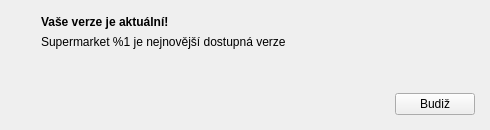
<?xml version="1.0" encoding="UTF-8"?>
<ui version="4.0">
 <author>samnung</author>
 <class>updateActual</class>
 <widget class="QWidget" name="updateActual">
  <property name="geometry">
   <rect>
    <x>0</x>
    <y>0</y>
    <width>490</width>
    <height>130</height>
   </rect>
  </property>
  <property name="sizePolicy">
   <sizepolicy hsizetype="Fixed" vsizetype="Fixed">
    <horstretch>0</horstretch>
    <verstretch>0</verstretch>
   </sizepolicy>
  </property>
  <property name="windowTitle">
   <string/>
  </property>
  <property name="locale">
   <locale language="Czech" country="CzechRepublic"/>
  </property>
  <layout class="QHBoxLayout" name="horizontalLayout">
   <property name="margin">
    <number>15</number>
   </property>
   <item>
    <layout class="QVBoxLayout" name="verticalLayout_2">
     <item>
      <widget class="QLabel" name="icon">
       <property name="sizePolicy">
        <sizepolicy hsizetype="Preferred" vsizetype="Preferred">
         <horstretch>0</horstretch>
         <verstretch>0</verstretch>
        </sizepolicy>
       </property>
       <property name="maximumSize">
        <size>
         <width>75</width>
         <height>75</height>
        </size>
       </property>
       <property name="text">
        <string/>
       </property>
       <property name="pixmap">
        <pixmap resource="resource.qrc">:/img/icon.png</pixmap>
       </property>
       <property name="scaledContents">
        <bool>true</bool>
       </property>
       <property name="alignment">
        <set>Qt::AlignHCenter|Qt::AlignTop</set>
       </property>
      </widget>
     </item>
     <item>
      <spacer name="verticalSpacer_2">
       <property name="orientation">
        <enum>Qt::Vertical</enum>
       </property>
       <property name="sizeHint" stdset="0">
        <size>
         <width>20</width>
         <height>40</height>
        </size>
       </property>
      </spacer>
     </item>
    </layout>
   </item>
   <item>
    <layout class="QGridLayout" name="gridLayout">
     <property name="sizeConstraint">
      <enum>QLayout::SetFixedSize</enum>
     </property>
     <item row="0" column="0" colspan="3">
      <widget class="QLabel" name="label">
       <property name="styleSheet">
        <string notr="true">font-weight:bold;</string>
       </property>
       <property name="text">
        <string>Vaše verze je aktuální!</string>
       </property>
      </widget>
     </item>
     <item row="1" column="0" colspan="3">
      <widget class="QLabel" name="label_2">
       <property name="text">
        <string>Supermarket %1 je nejnovější dostupná verze</string>
       </property>
      </widget>
     </item>
     <item row="2" column="1" colspan="2">
      <spacer name="verticalSpacer">
       <property name="orientation">
        <enum>Qt::Vertical</enum>
       </property>
       <property name="sizeHint" stdset="0">
        <size>
         <width>20</width>
         <height>40</height>
        </size>
       </property>
      </spacer>
     </item>
     <item row="3" column="1" colspan="2">
      <widget class="QPushButton" name="pushButton">
       <property name="text">
        <string>Budiž</string>
       </property>
      </widget>
     </item>
     <item row="3" column="0">
      <spacer name="horizontalSpacer">
       <property name="orientation">
        <enum>Qt::Horizontal</enum>
       </property>
       <property name="sizeHint" stdset="0">
        <size>
         <width>40</width>
         <height>20</height>
        </size>
       </property>
      </spacer>
     </item>
    </layout>
   </item>
  </layout>
 </widget>
 <resources>
  <include location="resource.qrc"/>
 </resources>
 <connections/>
</ui>
